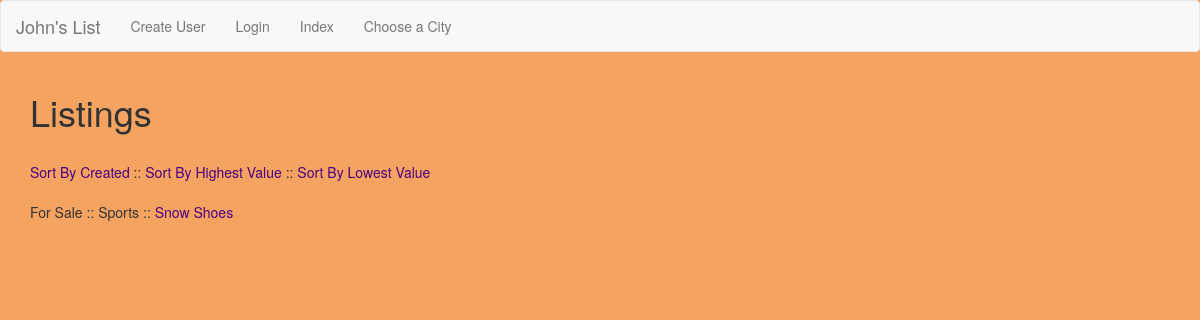
The app's page /6/, older data.
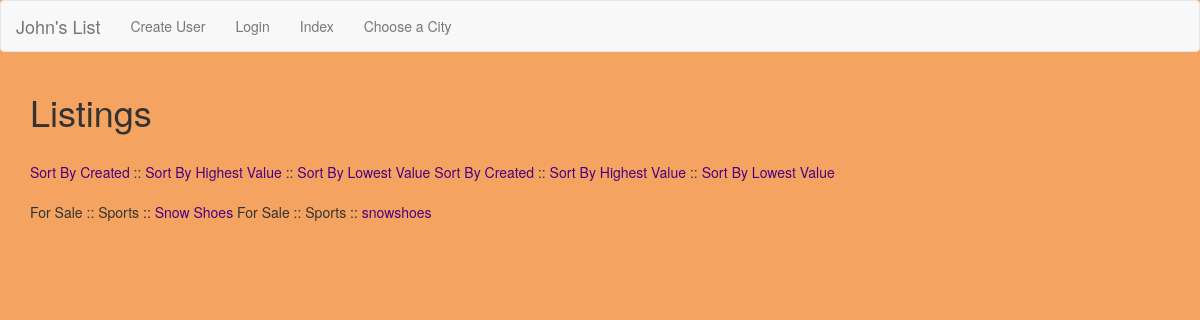
The same page, newer data.
### craigs_list/models.py (models this page shows, shortened)
class Listing(models.Model):
    listing_category = models.ForeignKey(Category)
    listing_subcategory = models.ForeignKey(SubCategory)
    city = models.CharField(max_length=30, choices=CITY_CHOICES, default=GREENVILLE)
    title = models.CharField(max_length=30)
    description = models.TextField()
    value = models.CharField(max_length=30)
    user = models.ForeignKey(User)
    created = models.DateTimeField(auto_now_add=True)
    photo = models.ImageField(upload_to="listing_photos", null=True, blank=True, verbose_name="Listing Photo")

class Category(models.Model):
    name = models.CharField(max_length=30)
    def __str__(self):
        return self.name

class SubCategory(models.Model):
    category = models.ForeignKey(Category, related_name="subcategories")
    subcategory_name = models.CharField(max_length=30)
    def __str__(self):
        return self.subcategory_name

### craigs_list/views.py (the view)
# urls.py: url(r'^(?P<pk>\d+)/$', SubCategoryListingView.as_view(), name='subcategory_listing_view'),
class SubCategoryListingView(ListView):
    def get_queryset(self, **kwargs):
        category_id = self.kwargs.get('pk', None)
        return Listing.objects.filter(listing_subcategory_id=category_id)

### templates/craigs_list/listing_list.html (shortened to what this page needs)
{% extends "base.html" %}
    {% block content %}
    <h1>Listings</h1>
    <br>
    {% for listing in object_list  %}
    <a href="{% url 'sort_by_created_view' listing.listing_subcategory.pk %}">Sort By Created</a> ::
    <a href="{% url 'sort_by_highest_view' listing.listing_subcategory.pk %}">Sort By Highest Value</a> ::
    <a href="{% url 'sort_by_lowest_view' listing.listing_subcategory.pk %}">Sort By Lowest Value</a>
    {% endfor %}
    <br>
    <br>
    {% for listing in object_list %}
    {{ listing.listing_category}} ::
    {{ listing.listing_subcategory}} ::
      <a href="{% url 'listing_detailed_view' listing.pk %}">{{ listing.title }}</a>
    {% endfor %}
    {% endblock %}

Row changes from the older to the newer data that the page shows:
added Listing: listing_category "For Sale", listing_subcategory "Sports", title "snowshoes"
